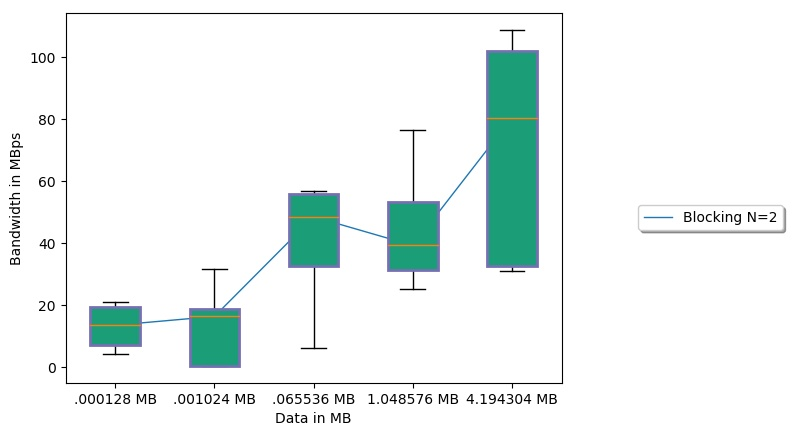

Write the Python code that produced this figure.
import matplotlib
matplotlib.use('Agg')
import numpy as np
import matplotlib.pyplot as plt
import statistics


f=np.loadtxt("datafile.txt")


data1=f[1:5]
data2=f[5:10]
data3=f[11:15]
data4=f[16:20]
data5=f[20:25]


data=[data1,data2,data3,data4,data5]

fig=plt.figure(1)
ax=fig.add_subplot(111)
bp=ax.boxplot(data, patch_artist=True,labels=['.000128 MB', '.001024 MB','.065536 MB','1.048576 MB','4.194304 MB'])


for box in bp['boxes']:
    box.set( color='#7570b3', linewidth=2)
    box.set( facecolor = '#1b9e77' )

plt.xlabel('Data in MB')
plt.ylabel('Bandwidth in MBps')

y_number_values=[statistics.median(data1),statistics.median(data2),statistics.median(data3),statistics.median(data4),statistics.median(data5)]
x_number_values=[1,2,3,4,5]
plt.plot(x_number_values, y_number_values, linewidth=1,label='Blocking N=2')


lgd=plt.legend( loc="upper center",bbox_to_anchor=(1.3,0.5), shadow=True, fancybox=True)
plt.savefig("plot.jpg",bbox_extra_artists=(lgd,), bbox_inches='tight')


